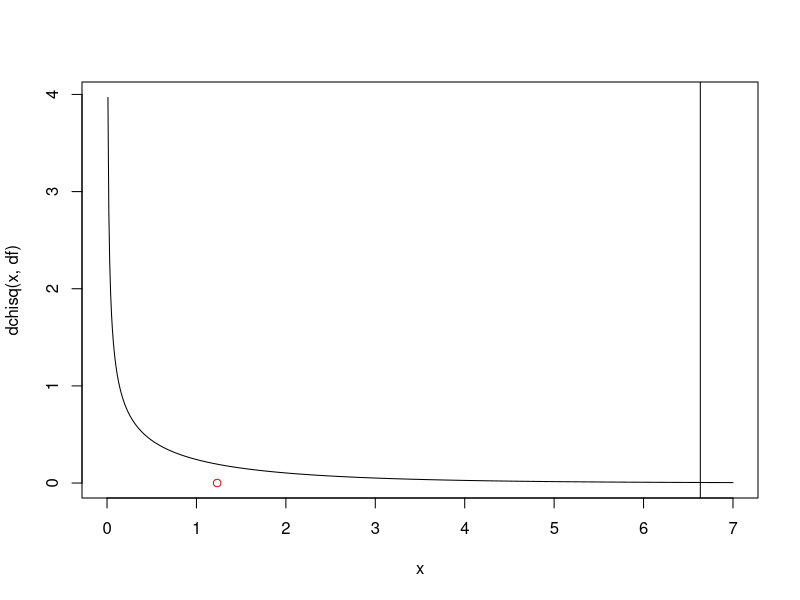
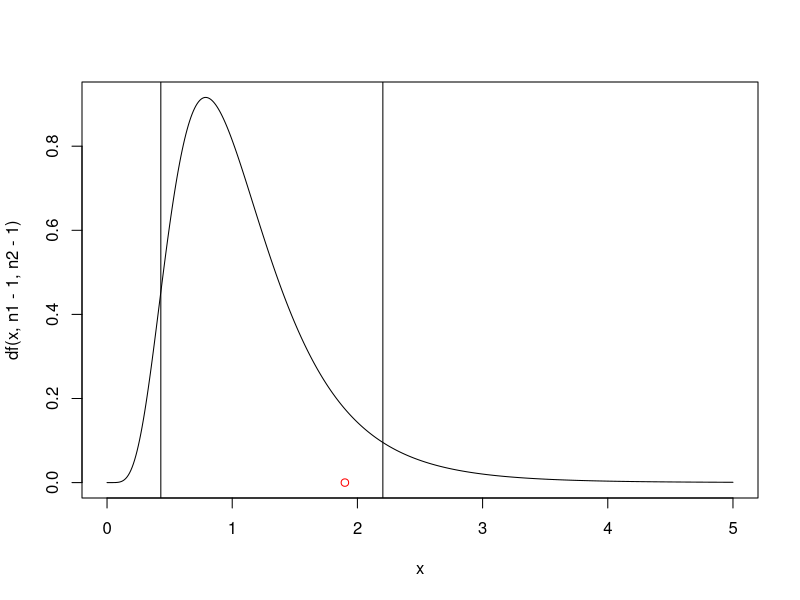
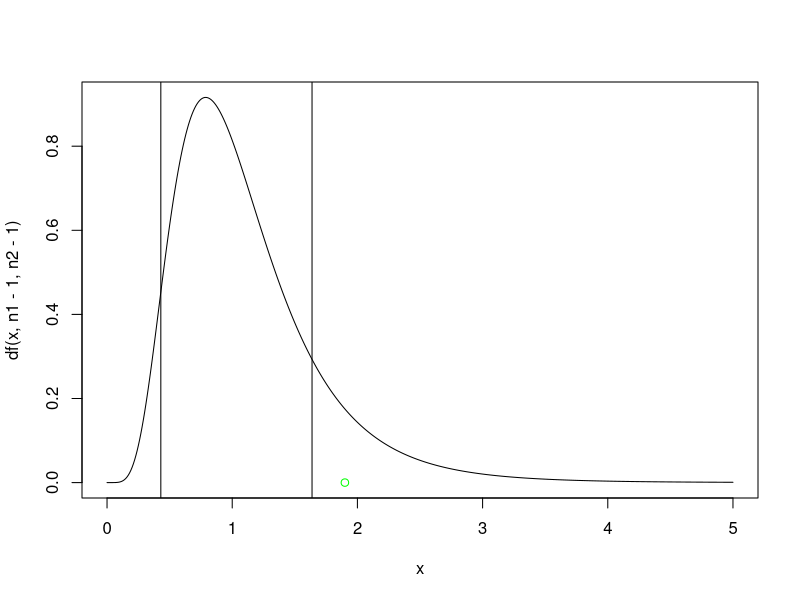
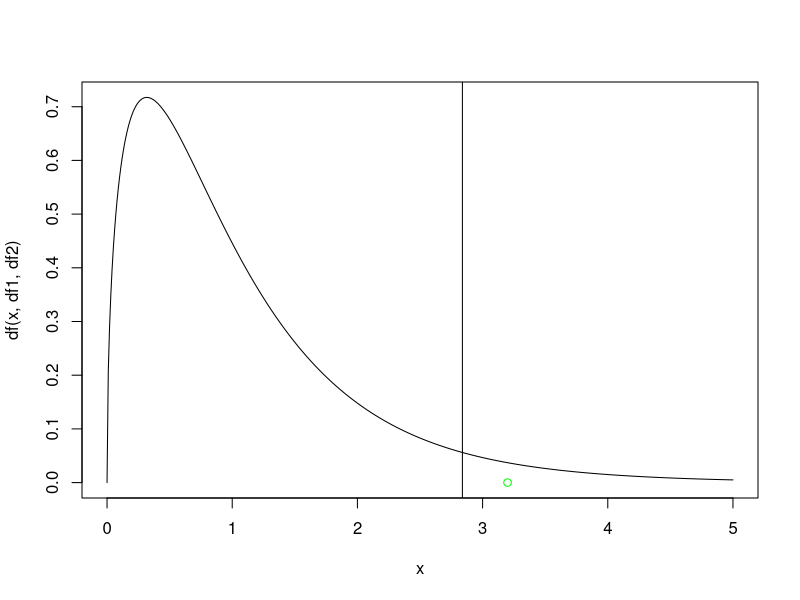

Source code (R) for these figures, in order:
#### Exercise for hypothesis tests


#a) implement the chi2 test for the heart rate example in the slides.
babyHeartRate = matrix(c(11,7,
                         17,5),ncol=2,byrow = T)
babyHeartRate = as.data.frame(babyHeartRate)

calculateChiStat=function(mat){
  rs = rowSums(mat)
  cs = colSums(mat)
  n = sum(cs)
  E =rs%*%t(cs)/n
  sum( (mat-E)^2 / E )
}

E = calculateChiStat( babyHeartRate)

x = seq(0,7,0.01)
df = (nrow(babyHeartRate) -1) * (ncol(babyHeartRate) -1) 
plot(x, dchisq(x,df),type = 'l' )
right = qchisq(0.01,df,lower.tail = F)
abline(v= right)
points(E,0,col='red')
pchisq(E,df,lower.tail = F)



# a) Consider the example from the slides again and implement the F-test in R
#  2 types of Blood test stripes for glucose readings. Is their variance different at a 10% level of significance ? 
#  And implement if Type B has a lower variance than Type A at a 10% level of significance.
#  Type A: 16 samples, s1² = 2.09
#  Type B: 21 samples, s2² = 1.10

s2_1 = 2.09
s2_2 =1.1

n1=16
n2=21

F_stat = s2_1/s2_2

left = qf(c(0.05),n1-1, n2-1, lower.tail = TRUE)
right = qf(c(0.05),n1-1, n2-1, lower.tail = F)

p1 =pf(F_stat, n1-1, n2-1, lower.tail = TRUE)
p2 = pf(F_stat, n1-1, n2-1, lower.tail = FALSE)

p_value = min(p1,p2)

x  = seq(0,5,0.01)
plot(x,df(x, n1-1, n2-1),type = 'l')
points(F_stat,0,col='red')
abline(v=left)
abline(v=right)


##right 10%

right = qf(c(0.15),n1-1, n2-1, lower.tail = F)

plot(x,df(x, n1-1, n2-1),type = 'l')
points(F_stat,0,col='green')
abline(v=left)
abline(v=right)


# b) Consdier the simple one way ANOVA again and implement the test in R.


######## anova

GPAscores = matrix(c(
  2.59, 3.64, 4.00, 2.78,
  3.13, 3.19, 3.59, 3.51,
  2.97, 3.15, 2.80, 2.65,
  2.50, 3.78, 2.39, 3.16,
  2.53, 3.03, 3.47, 2.94,
  3.29, 2.61, 3.59, 2.32,
  2.53, 3.20, 3.74, 2.58,
  3.17, 3.30, 3.77, 3.21,
  2.70, 3.54, 3.13, 3.23,
  3.88, 3.25, 3.00, 3.57,
  2.64, 4.00, 3.47, 3.22),ncol=4,byrow = T)


GPAscores =as.data.frame(GPAscores)
colnames(GPAscores) = c("Mathematics", "English", "Education", "Biology")

tmp=c()
for(i in 1:ncol(GPAscores)){
  tmp = c(tmp, GPAscores[,i] )  
}

GPAscoresFactor = data.frame('Class'= c(rep("Mathematics",nrow(GPAscores)),
                                        rep("English",nrow(GPAscores)),
                                        rep("Education",nrow(GPAscores)),
                                        rep("Biology",nrow(GPAscores))))

GPAscoresFactor = as.data.frame(GPAscoresFactor)
GPAscoresFactor$Class = as.factor(GPAscoresFactor$Class)
GPAscoresFactor = cbind(GPAscoresFactor, 'score'=tmp)

##assumes first to be id
calculateFratio= function(mat){
  
  meanall = mean(mat[,2])
  
  mst = 0
  mse = 0
  means = c()
  ids = unique(mat[,1])
  for(i in 1:(length(ids)) ){
    m =  mean(mat[ mat[,1]==ids[i] ,2])
    n = sum(mat[,1]==ids[i])
    mst = mst + n*(m-meanall)^2
    s =  var(mat[ mat[,1]==ids[i] ,2])
    mse = mse+(n-1)*s
    
  }
  mst = mst / (length(ids)-1)
  mse = mse / (nrow(mat)-length(ids))

  mst / mse
}


F_stat = calculateFratio(GPAscoresFactor)

K=length(unique(GPAscoresFactor$Class))
n= nrow(GPAscoresFactor)
df1 = K -1
df2 = n -K 


x = seq(0,5,0.01)

plot(x,df(x,df1,df2),type='l')
points(F_stat,0,col='green')

right = qf(0.05,df1,df2,lower.tail = F)

abline(v= right)

pvalue = pf(F_stat,df1,df2,lower.tail = F)
